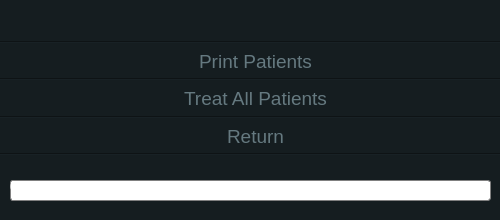
<?xml version="1.0" encoding="UTF-8"?>
<ui version="4.0">
 <class>HospitalWindow</class>
 <widget class="QWidget" name="HospitalWindow">
  <property name="geometry">
   <rect>
    <x>0</x>
    <y>0</y>
    <width>500</width>
    <height>220</height>
   </rect>
  </property>
  <property name="sizePolicy">
   <sizepolicy hsizetype="Fixed" vsizetype="Fixed">
    <horstretch>0</horstretch>
    <verstretch>0</verstretch>
   </sizepolicy>
  </property>
  <property name="windowTitle">
   <string>HospitalWindow</string>
  </property>
  <property name="styleSheet">
   <string notr="true">
color: white; 
background-color: #151d20;
</string>
  </property>
  <widget class="QWidget" name="layoutWidget">
   <property name="geometry">
    <rect>
     <x>-40</x>
     <y>30</y>
     <width>591</width>
     <height>137</height>
    </rect>
   </property>
   <property name="sizePolicy">
    <sizepolicy hsizetype="Minimum" vsizetype="Preferred">
     <horstretch>0</horstretch>
     <verstretch>0</verstretch>
    </sizepolicy>
   </property>
   <layout class="QVBoxLayout" name="verticalLayout">
    <item>
     <widget class="Line" name="line_2">
      <property name="orientation">
       <enum>Qt::Horizontal</enum>
      </property>
     </widget>
    </item>
    <item>
     <widget class="QPushButton" name="printTriageButton">
      <property name="sizePolicy">
       <sizepolicy hsizetype="Minimum" vsizetype="Fixed">
        <horstretch>0</horstretch>
        <verstretch>0</verstretch>
       </sizepolicy>
      </property>
      <property name="styleSheet">
       <string notr="true">QPushButton:hover {
background-color: #0c1416;
color: white;
font-size: 19px;
bottom-margin: 0px;
}

QPushButton {
background-color: #151d20;
font-size: 19px;
color: #657980;
border: 1px red;
}
</string>
      </property>
      <property name="text">
       <string>Print Patients</string>
      </property>
     </widget>
    </item>
    <item>
     <widget class="Line" name="line_3">
      <property name="orientation">
       <enum>Qt::Horizontal</enum>
      </property>
     </widget>
    </item>
    <item>
     <widget class="QPushButton" name="treatAllPatientsButton">
      <property name="sizePolicy">
       <sizepolicy hsizetype="Minimum" vsizetype="Fixed">
        <horstretch>0</horstretch>
        <verstretch>0</verstretch>
       </sizepolicy>
      </property>
      <property name="styleSheet">
       <string notr="true">QPushButton:hover {
background-color: #0c1416;
color: white;
font-size: 19px;
bottom-margin: 0px;
}

QPushButton {
background-color: #151d20;
font-size: 19px;
color: #657980;
border: 1px red;
}
</string>
      </property>
      <property name="text">
       <string>Treat All Patients</string>
      </property>
     </widget>
    </item>
    <item>
     <widget class="Line" name="line_4">
      <property name="orientation">
       <enum>Qt::Horizontal</enum>
      </property>
     </widget>
    </item>
    <item>
     <widget class="QPushButton" name="cancelbutton">
      <property name="sizePolicy">
       <sizepolicy hsizetype="Minimum" vsizetype="Fixed">
        <horstretch>0</horstretch>
        <verstretch>0</verstretch>
       </sizepolicy>
      </property>
      <property name="styleSheet">
       <string notr="true">QPushButton:hover {
background-color: #0c1416;
color: white;
font-size: 19px;
bottom-margin: 0px;
}

QPushButton {
background-color: #151d20;
font-size: 19px;
color: #657980;
border: 1px red;
}
</string>
      </property>
      <property name="text">
       <string>Return</string>
      </property>
     </widget>
    </item>
    <item>
     <widget class="Line" name="line_5">
      <property name="orientation">
       <enum>Qt::Horizontal</enum>
      </property>
     </widget>
    </item>
   </layout>
  </widget>
  <widget class="QProgressBar" name="progressBar">
   <property name="geometry">
    <rect>
     <x>10</x>
     <y>180</y>
     <width>481</width>
     <height>21</height>
    </rect>
   </property>
   <property name="sizePolicy">
    <sizepolicy hsizetype="Fixed" vsizetype="Fixed">
     <horstretch>0</horstretch>
     <verstretch>0</verstretch>
    </sizepolicy>
   </property>
   <property name="styleSheet">
    <string notr="true">QProgressBar:horizontal {
border: 1px solid gray;
border-radius: 3px;
background: white;
padding: 1px;
}
QProgressBar::chunk:horizontal {
background: qlineargradient(x1: 0, y1: 0.5, x2: 1, y2: 0.5, stop: 0 green, stop: 1 white);
}</string>
   </property>
   <property name="value">
    <number>0</number>
   </property>
  </widget>
 </widget>
 <layoutdefault spacing="6" margin="11"/>
 <resources/>
 <connections/>
</ui>
